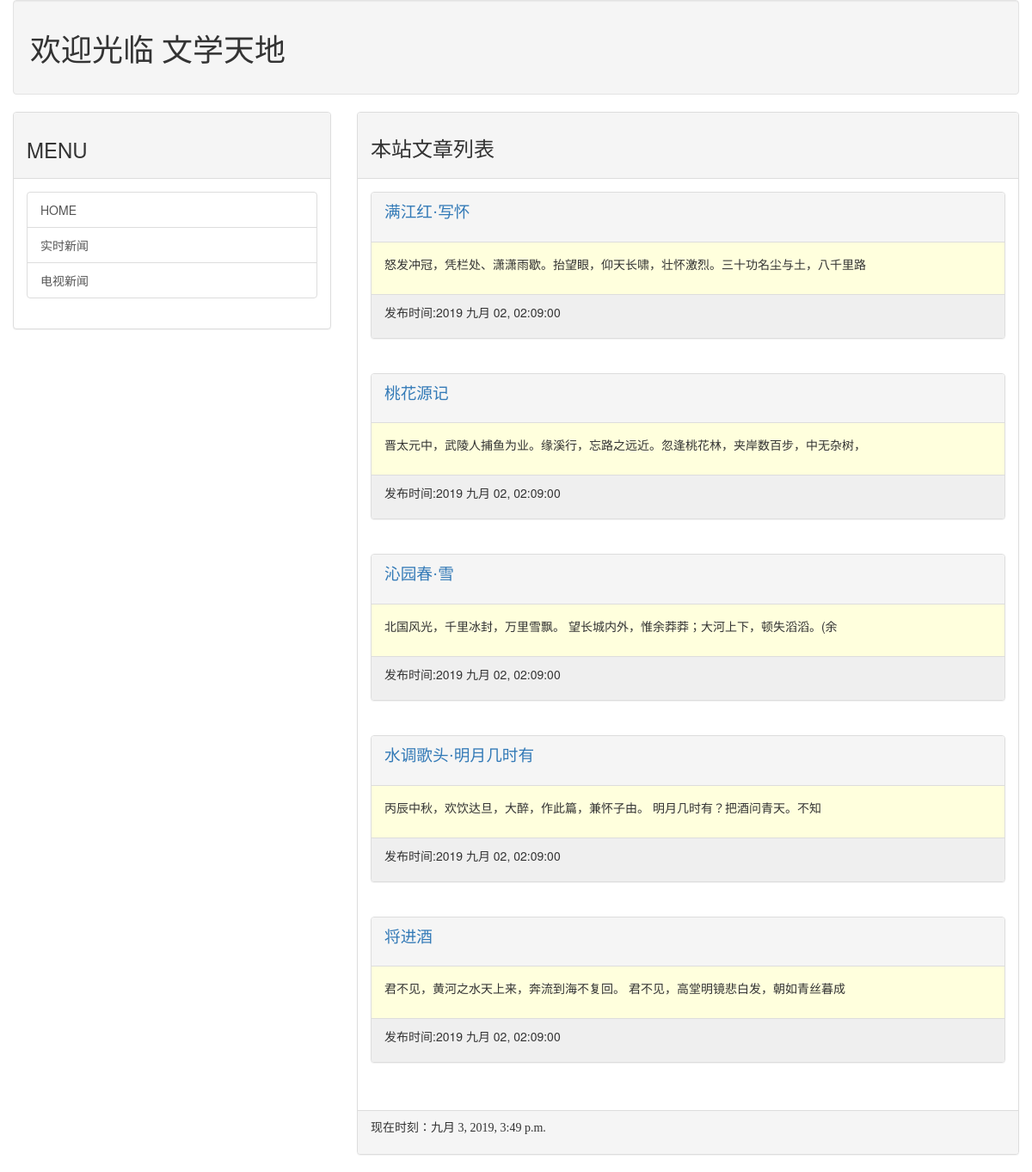
The page / on the database its author committed.
### mblog/models.py (models this page shows, shortened)
class Post(models.Model):
    title = models.CharField('标题', max_length=200)
    slug = models.CharField('标识', max_length=200)
    body = models.TextField()
    pub_date = models.DateTimeField('发表日期', default=timezone.now)
    class Meta:
        ordering = ('-pub_date',)
        verbose_name_plural = '文章'

### mblog/views.py (the view)
# urls.py: path('', blog_views.homepage),
def homepage(request):
    template = get_template('index.html')
    posts = Post.objects.all()
    now = datetime.now()
    html = template.render(locals())
    return HttpResponse(html)

### templates/index.html (shortened to what this page needs)
{% extends 'base.html' %}
{% block headmessage %}
    <h3 style="font-family: 微软雅黑；">本站文章列表</h3>
{% endblock %}
{% block content %}
    {% for post in posts %}
        <div class="panel panel-default">
            <div class="panel-heading">
                <p style="font-family: 微软雅黑;font-size: 14pt;font-width: bold;">
                    <a href="/post/{{ post.slug }}">{{ post.title }}</a>
                </p>
            </div>
            <div class="panel-body" style="background-color: #ffffdd">
                <p>
                    {{ post.body | truncatechars:40 }}
                </p>
            </div>
            <div class="panel-footer" style="background-color: #efefef">
                <p>
                    发布时间:{{ post.pub_date | date:"Y M d, h:m:s" }}
                </p>
            </div>
        </div>
        <br>
    {% endfor %}
{% endblock %}

### rows shown on the page
Post: title "满江红·写怀", body "怒发冲冠，凭栏处、潇潇雨歇。抬望眼，仰天长啸，壮怀激烈。三十功名尘与土，八千里路", pub_date "2019 九月 02, 02:09:00"
Post: title "桃花源记", body "晋太元中，武陵人捕鱼为业。缘溪行，忘路之远近。忽逢桃花林，夹岸数百步，中无杂树，", pub_date "2019 九月 02, 02:09:00"
Post: title "沁园春·雪", body "北国风光，千里冰封，万里雪飘。 望长城内外，惟余莽莽；大河上下，顿失滔滔。(余", pub_date "2019 九月 02, 02:09:00"
Post: title "水调歌头·明月几时有", body "丙辰中秋，欢饮达旦，大醉，作此篇，兼怀子由。 明月几时有？把酒问青天。不知", pub_date "2019 九月 02, 02:09:00"
Post: title "将进酒", body "君不见，黄河之水天上来，奔流到海不复回。 君不见，高堂明镜悲白发，朝如青丝暮成", pub_date "2019 九月 02, 02:09:00"
